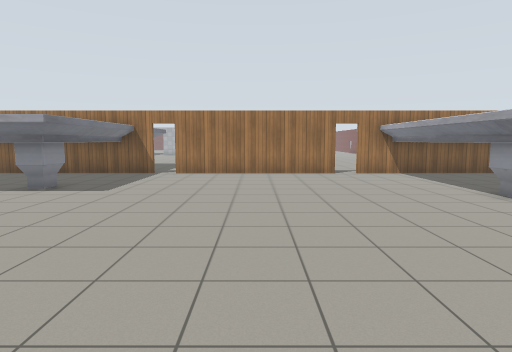
View 1 (above)

24 first-person views from a walk through a world built for the Gazebo simulator. The camera is 1.3 m above the floor, tilts 6° down and sees 75° across. The floor is counted in squares, 1 m on a side. Each view is taken from the middle of a square. On the plan, view 1 faces up. The plan holds only what a view shows up to about 14 squares ahead; the rest is blank. Gazebo's built-in surfaces are drawn with simple patterns.

View 2
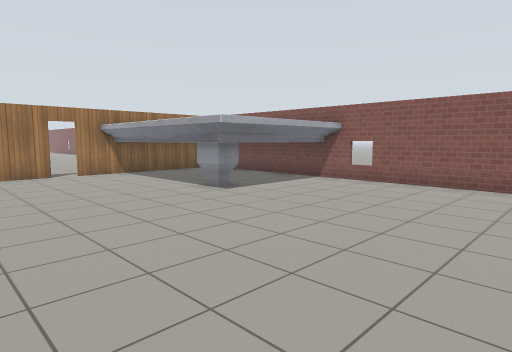

View 3
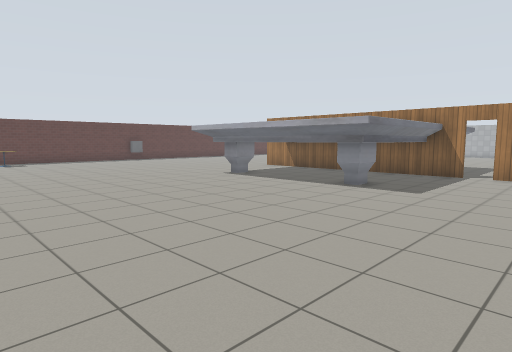

View 4
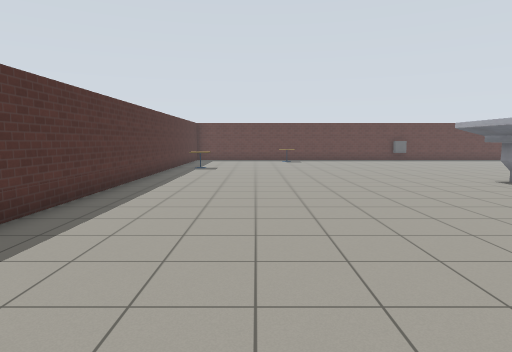

View 5
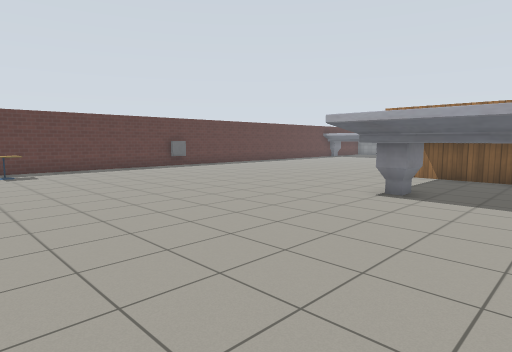

View 6
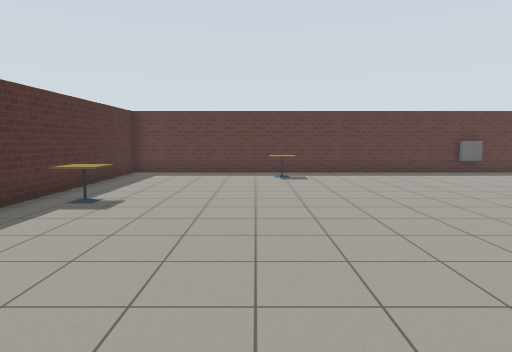

View 7
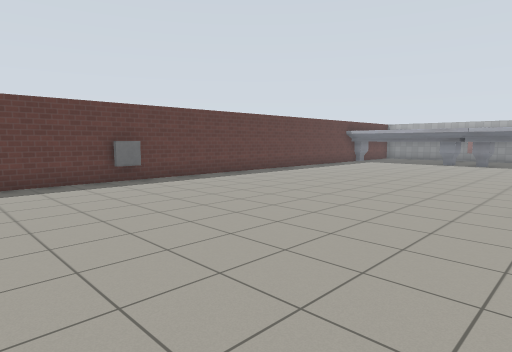

View 8
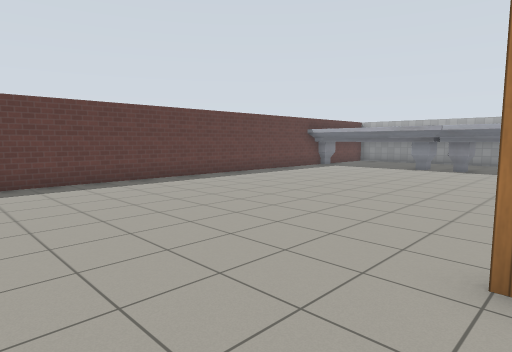

View 9
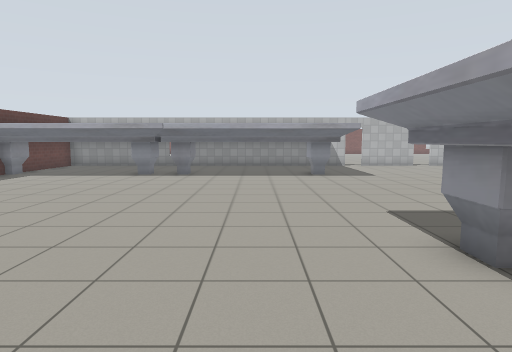

View 10
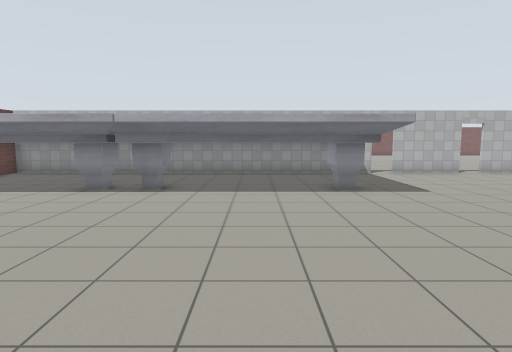

View 11
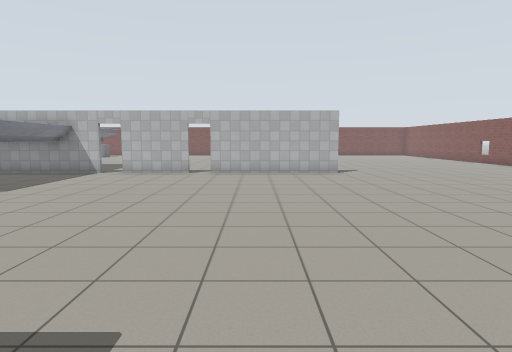

View 12
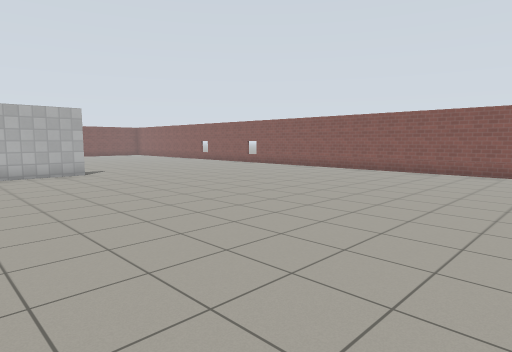

View 13
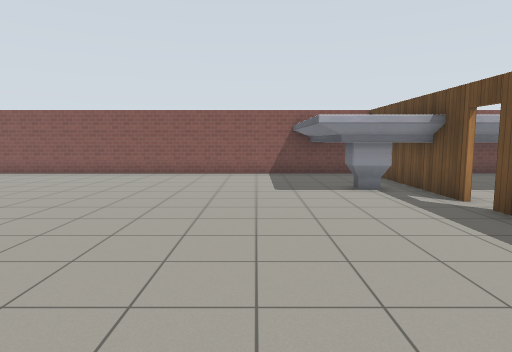

View 14
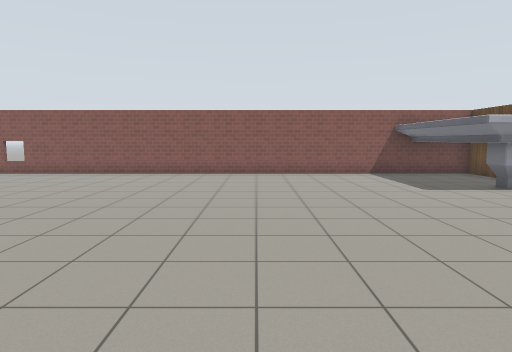

View 15
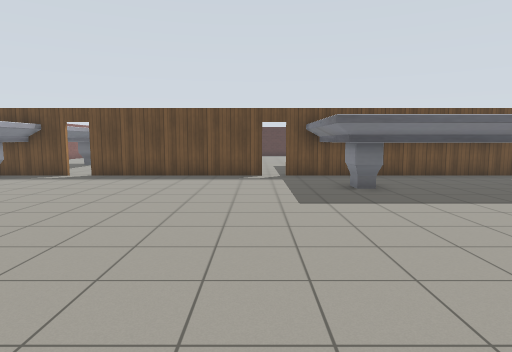

View 16
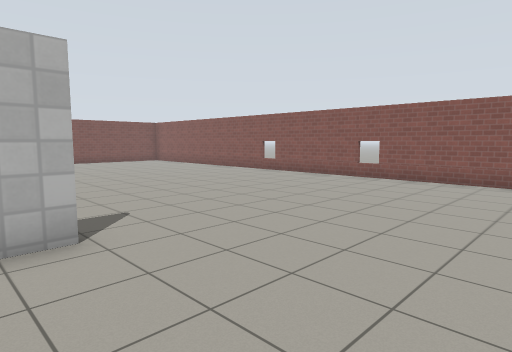

View 17
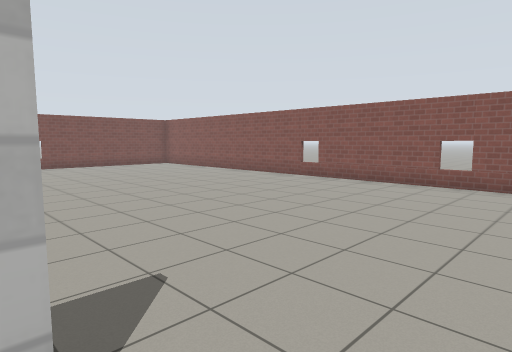

View 18
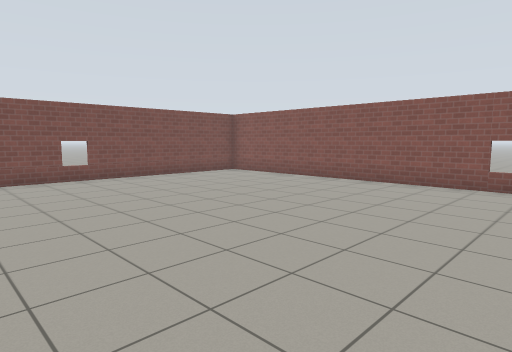

View 19
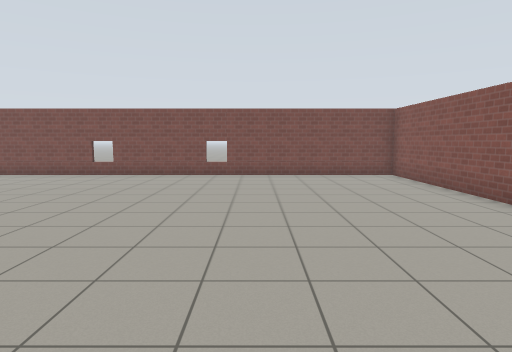

View 20
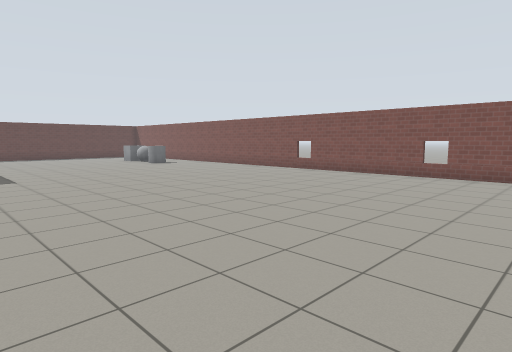

View 21
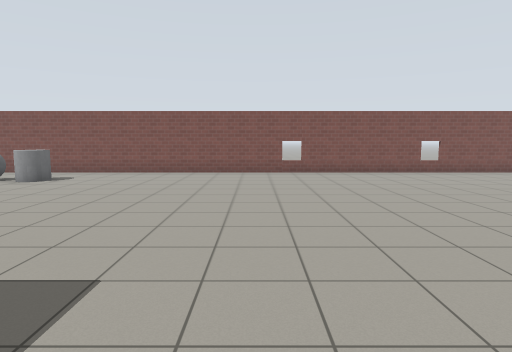

View 22
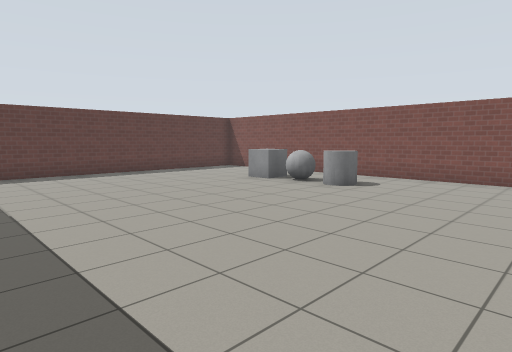

View 23
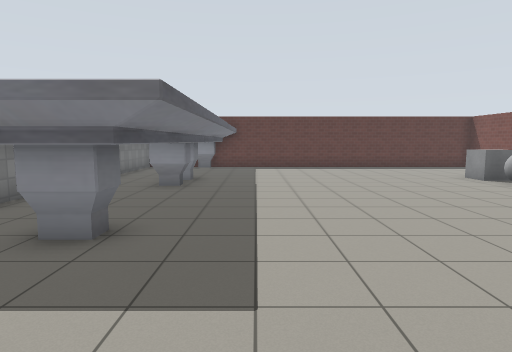

View 24
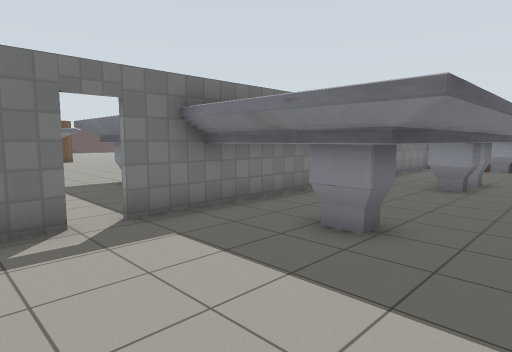

### Floor plan
Key: @ floor where view 1 was taken; # wall or solid block; x gap in a wall; . floor; D open door; T marble table; W window; C cafe table; O other object.
Columns run from 24 left of view 1 to 10 right of it. Each row starts with its distance up from view 1.
 47    ################################
 46       ............................#
 45        ...........................#
 44    ..OOOOO........................#
 43   ................................#
 42  .................................#
 41 #.................................#
 40 #.................................#
 39 #.................................#
 38 #.................................#
 37 #.................................#
 36    ...............................#
 35    TTTTTTTTTTT....................#
 34 TT TTT TTTTTTT....     ...........#
 33 TT     TT    T....       .........#
 32              T....       .........#
 31 TTTTTTTTTTTTTT#D##xD#####.........#
 30 T            T....................#
 29              T....................#
 28              T....................#
 27 TT      T   TT....................#
 26 TT   T TT   TT....................#
 25  TTTTT TTTTTTT....................#
 24   ................................#
 23   ................................#
 22    ............. .................#
 21   .............. .................#
 20  .................................#
 19 #.................................#
 18 #...........T  TTTTT..............#
 17 #...........T     TT..............#
 16 #...........TT    TT.........TTTTTT
 15 #...........T      T.........TT   T
 14 #..........#TTT  TTTDD#####DDTT   T
 13 #...........TTTTTTTTDD.....DDTTTTTT
 12 #...........       T.........T
 11 W...........       T.........T
 10 #........... T    TT.........T    T
  9 #...........TT    TT.........T    T
  8 #...........TTTTTTTT.........TT   T
  7 #............................TTTTTT
  6 #............................TTTTT#
  5 #.................................#
  4 #.................................#
  3 #.O...............................#
  2 #.................................#
  1 #....................... .........#
  0 #..................... .@ ...
 -1 #......C..............
 -2 #......C.............
 -3 ###################

Where each view was taken, in squares from view 1:
view 1: 0 up, 0 right, facing up
view 2: 0 up, 0 right, facing up-right
view 3: 0 up, 1 left, facing up-left
view 4: 1 up, 1 left, facing left
view 5: 1 up, 8 left, facing up-left
view 6: 2 up, 10 left, facing left
view 7: 6 up, 13 left, facing up-left
view 8: 10 up, 13 left, facing up-left
view 9: 13 up, 14 left, facing up
view 10: 17 up, 14 left, facing up
view 11: 17 up, 3 left, facing up
view 12: 17 up, 4 left, facing up-right
view 13: 18 up, 3 left, facing right
view 14: 22 up, 3 left, facing right
view 15: 26 up, 3 left, facing down
view 16: 26 up, 1 left, facing up-right
view 17: 29 up, 0 right, facing up-right
view 18: 35 up, 0 right, facing up-right
view 19: 34 up, 5 right, facing up
view 20: 34 up, 3 right, facing up-left
view 21: 33 up, 8 left, facing up
view 22: 35 up, 10 left, facing up-left
view 23: 36 up, 7 left, facing left
view 24: 36 up, 7 left, facing down-left
